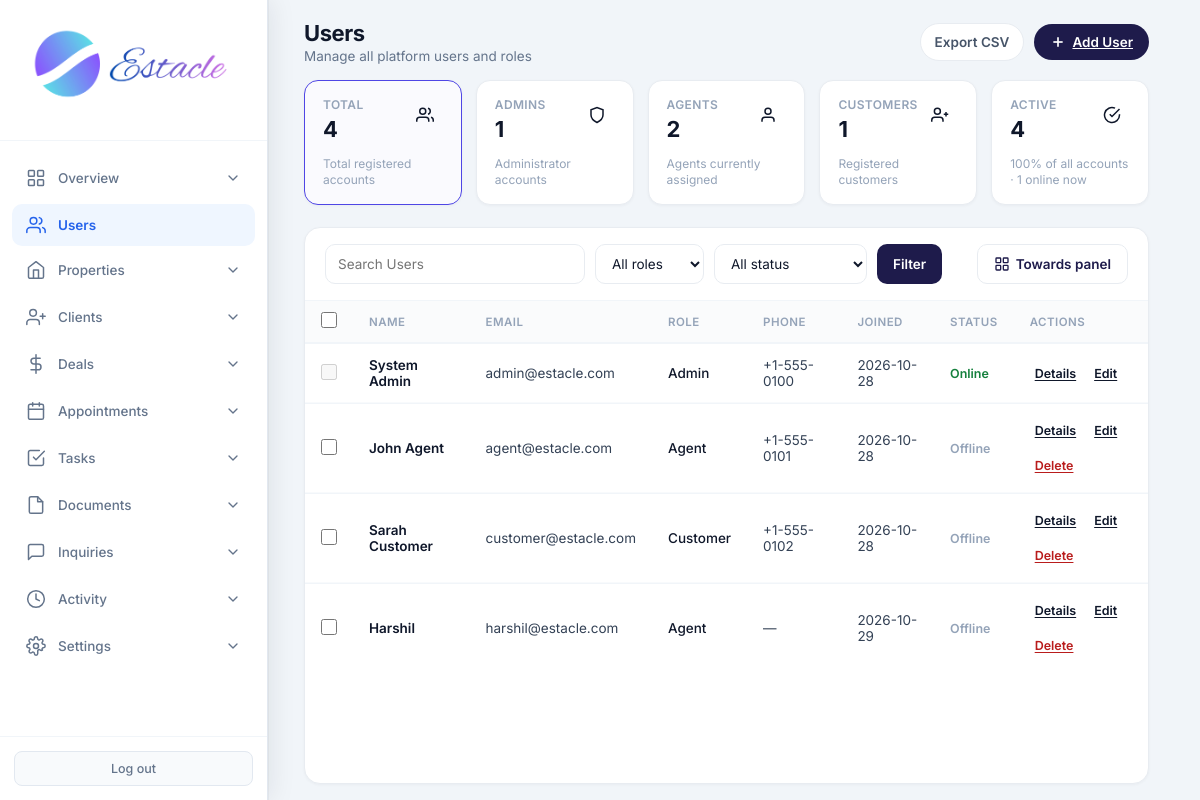
Page /admin/users (signed in) on the committed database.
### tables this page shows
CREATE TABLE users (
            id INTEGER PRIMARY KEY AUTOINCREMENT,
            email TEXT UNIQUE NOT NULL,
            password TEXT NOT NULL,
            full_name TEXT NOT NULL,
            role TEXT NOT NULL CHECK(role IN ('admin', 'agent', 'customer')),
            phone TEXT,
            created_at TIMESTAMP DEFAULT CURRENT_TIMESTAMP,
            is_active INTEGER DEFAULT 1
        , avatar TEXT, last_seen TIMESTAMP, job_title TEXT, department TEXT, employee_id TEXT, license_no TEXT, commission_rate REAL, alt_phone TEXT, address TEXT, city TEXT, state TEXT, country TEXT, postal_code TEXT, notes TEXT, hire_date TEXT, timezone TEXT);

### routes/admin/dashboard.py (the view)
@admin.route('/admin/users')
@login_required
@role_required('admin')
def admin_users():
    db = get_db()
    migrate_db()
    q = request.args.get('q', '').strip()
    role_filter = request.args.get('role', '').strip()
    status_filter = request.args.get('status', '').strip()
    online_sql = (
        "last_seen IS NOT NULL AND "
        "datetime(last_seen) >= datetime('now', '-10 minutes')"
    )
    sql = (
        'SELECT id, full_name, email, role, phone, created_at, is_active, last_seen, avatar, '
        f'CASE WHEN {online_sql} THEN 1 ELSE 0 END AS is_online '
        'FROM users WHERE 1=1'
    )
    params = []
    if q:
        sql += ' AND (full_name LIKE ? OR email LIKE ? OR phone LIKE ?)'
        params.extend([f'%{q}%', f'%{q}%', f'%{q}%'])
    if role_filter in ('admin', 'agent', 'customer'):
        sql += ' AND role = ?'
        params.append(role_filter)
    if status_filter == 'active':
        sql += ' AND is_active = 1'
    elif status_filter == 'inactive':
        sql += ' AND is_active = 0'
    elif status_filter == 'online':
        sql += f' AND ({online_sql})'
    elif status_filter == 'offline':
        sql += f' AND NOT ({online_sql})'
    sql += ' ORDER BY created_at ASC'
    users = db.execute(sql, params).fetchall()
    total = db.execute('SELECT COUNT(*) FROM users').fetchone()[0]
    active_count = db.execute('SELECT COUNT(*) FROM users WHERE is_active = 1').fetchone()[0]
    online_count = db.execute(
        f'SELECT COUNT(*) FROM users WHERE {online_sql}'
    ).fetchone()[0]
    pct = round((active_count / total) * 100) if total else 0
    stats = {
        'total': total,
        'admins': db.execute("SELECT COUNT(*) FROM users WHERE role = 'admin'").fetchone()[0],
        'agents': db.execute("SELECT COUNT(*) FROM users WHERE role = 'agent'").fetchone()[0],
        'customers': db.execute("SELECT COUNT(*) FROM users WHERE role = 'customer'").fetchone()[0],
        'active': active_count,
        'online': online_count,
        'active_pct': pct,
    }
    view = request.args.get('view', '').strip()
    return render_template(
        'admin_users.html', users=users, q=q, role_filter=role_filter,
        status_filter=status_filter, stats=stats, view=view
    )

### templates/admin_users.html (shortened to what this page needs)
<!DOCTYPE html>
<html lang="en">
<head>
    <link rel="stylesheet" href="{{ url_for('static', filename='css/admin.css') }}">
</head>
<body>
<div class="app-layout">
    {% set active = 'users' %}
    {% include 'partials/admin_sidebar.html' %}
    <main class="main-content">
        <header class="top-bar dash-top">
            <div>
                <h1 class="page-title">Users</h1>
                <p class="page-subtitle">Manage all platform users and roles</p>
            </div>
            <div class="top-actions">
                <a href="{{ url_for('admin.admin_export_users') }}" class="btn-export">Export CSV</a>
                <a href="{{ url_for('admin.admin_add_user') }}" class="btn-create">
                    <svg viewBox="0 0 24 24" fill="none" stroke="currentColor" stroke-width="2.5"><line x1="12" y1="5" x2="12" y2="19"/><line x1="5" y1="12" x2="19" y2="12"/></svg>
                    Add User
                </a>
            </div>
        </header>
        <div class="page-wrap">
            <div class="stat-row">
                <a class="stat-card {% if not role_filter and not status_filter %}active-filter{% endif %}" href="{{ url_for('admin.admin_users', view=view) }}">
                    <div class="stat-card-top">
                        <div><p class="label">Total</p><p class="value">{{ stats.total }}</p></div>
                        <div class="stat-icon total"><svg viewBox="0 0 24 24" fill="none" stroke="currentColor" stroke-width="2"><path d="M17 21v-2a4 4 0 0 0-4-4H5a4 4 0 0 0-4 4v2"/><circle cx="9" cy="7" r="4"/><path d="M23 21v-2a4 4 0 0 0-3-3.87"/><path d="M16 3.13a4 4 0 0 1 0 7.75"/></svg></div>
                    </div>
                    <p class="sub">Total registered accounts</p>
                </a>
                <a class="stat-card {% if role_filter == 'admin' %}active-filter{% endif %}" href="{{ url_for('admin.admin_users', role='admin', view=view) }}">
                    <div class="stat-card-top">
                        <div><p class="label">Admins</p><p class="value">{{ stats.admins }}</p></div>
                        <div class="stat-icon admins"><svg viewBox="0 0 24 24" fill="none" stroke="currentColor" stroke-width="2"><path d="M12 22s8-4 8-10V5l-8-3-8 3v7c0 6 8 10 8 10z"/></svg></div>
                    </div>
                    <p class="sub">Administrator accounts</p>
                </a>
                <a class="stat-card {% if role_filter == 'agent' %}active-filter{% endif %}" href="{{ url_for('admin.admin_users', role='agent', view=view) }}">
                    <div class="stat-card-top">
                        <div><p class="label">Agents</p><p class="value">{{ stats.agents }}</p></div>
                        <div class="stat-icon agents"><svg viewBox="0 0 24 24" fill="none" stroke="currentColor" stroke-width="2"><path d="M20 21v-2a4 4 0 0 0-4-4H8a4 4 0 0 0-4 4v2"/><circle cx="12" cy="7" r="4"/></svg></div>
                    </div>
                    <p class="sub">Agents currently assigned</p>
                </a>
                <a class="stat-card {% if role_filter == 'customer' %}active-filter{% endif %}" href="{{ url_for('admin.admin_users', role='customer', view=view) }}">
                    <div class="stat-card-top">
                        <div><p class="label">Customers</p><p class="value">{{ stats.customers }}</p></div>
                        <div class="stat-icon customers"><svg viewBox="0 0 24 24" fill="none" stroke="currentColor" stroke-width="2"><path d="M16 21v-2a4 4 0 0 0-4-4H5a4 4 0 0 0-4 4v2"/><circle cx="8.5" cy="7" r="4"/><line x1="20" y1="8" x2="20" y2="14"/><line x1="23" y1="11" x2="17" y2="11"/></svg></div>
                    </div>
                    <p class="sub">Registered customers</p>
                </a>
                <a class="stat-card {% if status_filter == 'active' %}active-filter{% endif %}" href="{{ url_for('admin.admin_users', status='active', view=view) }}">
                    <div class="stat-card-top">
                        <div><p class="label">Active</p><p class="value">{{ stats.active }}</p></div>
                        <div class="stat-icon active"><svg viewBox="0 0 24 24" fill="none" stroke="currentColor" stroke-width="2"><path d="M22 11.08V12a10 10 0 1 1-5.93-9.14"/><polyline points="22 4 12 14.01 9 11.01"/></svg></div>
                    </div>
                    <p class="sub">{{ stats.active_pct }}% of all accounts · {{ stats.online }} online now</p>
                </a>
            </div>
            <div class="panel-card users-panel">
                {% if view == 'cards' %}
                <div class="panel-toolbar">
                    <form method="GET" action="{{ url_for('admin.admin_users') }}" class="filter-form">
                        <input type="hidden" name="view" value="cards">
                        <input type="search" name="q" value="{{ q or '' }}" placeholder="Search Users">
                        <select name="role">
                            <option value="">All roles</option>
                            <option value="admin" {% if role_filter == 'admin' %}selected{% endif %}>Admin</option>
                            <option value="agent" {% if role_filter == 'agent' %}selected{% endif %}>Agent</option>
                            <option value="customer" {% if role_filter == 'customer' %}selected{% endif %}>Customer</option>
                        </select>
                        <select name="status">
                            <option value="">All status</option>
                            <option value="active" {% if status_filter == 'active' %}selected{% endif %}>Account active</option>
                            <option value="inactive" {% if status_filter == 'inactive' %}selected{% endif %}>Account inactive</option>
                            <option value="online" {% if status_filter == 'online' %}selected{% endif %}>Online now</option>
                            <option value="offline" {% if status_filter == 'offline' %}selected{% endif %}>Offline</option>
                        </select>
                        <button type="submit" class="btn-filter">Filter</button>
                        {% if q or role_filter or status_filter %}
                        <a href="{{ url_for('admin.admin_users', view='cards') }}" class="btn-clear">Clear</a>
                        {% endif %}
                    </form>
                    <a href="{{ url_for('admin.admin_users', q=q, role=role_filter, status=status_filter) }}" class="btn-towards-panel">
                        ← Back to table
                    </a>
                </div>
                <div class="users-cards-scroll">
                <div class="users-cards">
                    {% for u in users %}
                    <div class="user-card"
                         data-id="{{ u.id }}"
                         data-name="{{ u.full_name|e }}"
                         data-email="{{ u.email|e }}"
                         data-role="{{ u.role }}"
                         data-phone="{{ (u.phone or '—')|e }}"
                         data-joined="{{ u.created_at[:10] if u.created_at else '—' }}"
                         data-online="{{ '1' if u.is_online else '0' }}"
                         data-active="{{ '1' if u.is_active else '0' }}"
                         data-avatar="{% if u.avatar %}{% if u.avatar.startswith('http') %}{{ u.avatar }}{% else %}{{ url_for('static', filename='uploads/avatars/' + u.avatar) }}{% endif %}{% endif %}">
                        <div class="user-card-photo">
                            {% if u.avatar %}
                            <img src="{% if u.avatar.startswith('http') %}{{ u.avatar }}{% else %}{{ url_for('static', filename='uploads/avatars/' + u.avatar) }}{% endif %}" alt="{{ u.full_name }}">
                            {% else %}
                            {{ (u.full_name or '?')[:1]|upper }}
                            {% endif %}
                        </div>
                        <p class="user-card-name">{{ u.full_name }}</p>
                        <p class="user-card-email">{{ u.email }}</p>
                        <p class="user-card-meta">{{ u.role|capitalize }} · {{ u.phone or 'No phone' }}</p>
                        <p class="user-card-meta">{% if u.is_online %}<span class="presence online">Online</span>{% else %}<span class="presence offline">Offline</span>{% endif %}{% if not u.is_active %} · Inactive{% endif %}</p>
                        <a href="{{ url_for('admin.admin_user_detail', user_id=u.id) }}" class="btn-details">Details</a>
                    </div>
                    {% else %}
                    <p class="empty" style="grid-column:1/-1;text-align:center;color:#94a3b8;padding:32px">No users found</p>
                    {% endfor %}
                </div>
                </div>
                {% else %}
                <div class="panel-toolbar">
                    <form method="GET" action="{{ url_for('admin.admin_users') }}" class="filter-form">
                        <input type="search" name="q" value="{{ q or '' }}" placeholder="Search Users">
                        <select name="role">
                            <option value="">All roles</option>
                        </select>
                        <select name="status">
                            <option value="">All status</option>
                        </select>
                        <button type="submit" class="btn-filter">Filter</button>
                    </form>
                    <a href="{{ url_for('admin.admin_users', view='cards', q=q, role=role_filter, status=status_filter) }}" class="btn-towards-panel">
                        <svg viewBox="0 0 24 24" fill="none" stroke="currentColor" stroke-width="2"><rect x="3" y="3" width="7" height="7" rx="1"/><rect x="14" y="3" width="7" height="7" rx="1"/><rect x="3" y="14" width="7" height="7" rx="1"/><rect x="14" y="14" width="7" height="7" rx="1"/></svg>
                        Towards panel
                    </a>
                </div>
                <form method="POST" action="{{ url_for('admin.admin_bulk_users') }}" id="usersBulkForm">
                <div class="table-scroll">
                    <table class="users-table">
                        <thead>
                            <tr>
                                <th style="width:36px"><input type="checkbox" id="usersSelectAll" title="Select all"></th>
                                <th>Name</th><th>Email</th><th>Role</th><th>Phone</th><th>Joined</th><th>Status</th><th>Actions</th>
                            </tr>
                        </thead>
                        <tbody>
                            {% for u in users %}
                            <tr>
                                <td><input type="checkbox" name="user_ids" value="{{ u.id }}" class="user-row-check" {% if u.id == session.get('user_id') %}disabled title="Cannot select yourself"{% endif %}></td>
                                <td><span class="user-name">{{ u.full_name }}</span></td>
                                <td>{{ u.email }}</td>
                                <td><span class="badge badge-{{ u.role }}">{{ u.role }}</span></td>
                                <td>{{ u.phone or '—' }}</td>
                                <td>{{ u.created_at[:10] if u.created_at else '—' }}</td>
                                <td>
                                    {% if u.is_online %}<div class="presence online">Online</div>{% else %}<div class="presence offline">Offline</div>{% endif %}
                                </td>
                                <td>
                                    <div class="actions-cell">
                                        <a href="{{ url_for('admin.admin_user_detail', user_id=u.id) }}" class="btn-sm btn-info">Details</a>
                                        <a href="{{ url_for('admin.admin_edit_user', user_id=u.id) }}" class="btn-sm btn-edit">Edit</a>
                                        {% if u.id != session.get('user_id') %}
                                        <button type="button" class="btn-sm btn-edit" style="color:#b91c1c" onclick="deleteUser({{ u.id }})">Delete</button>
                                        {% endif %}
                                    </div>
                                </td>
                            </tr>
                            {% else %}
                            <tr><td colspan="8" class="empty">No users found</td></tr>
                            {% endfor %}
                        </tbody>
                    </table>
                </div>
                </form>
                {% endif %}
            </div>
        </div>
    </main>
</div>
</body>
</html>

### rows in the picture
users: full_name "System Admin", email "admin@estacle.com", role "Admin", phone "+1-555-0100", created_at "2026-10-28", shows "Online"
users: full_name "John Agent", email "agent@estacle.com", role "Agent", phone "+1-555-0101", created_at "2026-10-28", shows "Offline"
users: full_name "Sarah Customer", email "customer@estacle.com", role "Customer", phone "+1-555-0102", created_at "2026-10-28", shows "Offline"
users: full_name "Harshil", email "harshil@estacle.com", role "Agent", phone "—", created_at "2026-10-29", shows "Offline"

### other values in the picture
{{ stats.total }} "4"
{{ stats.admins }} "1"
{{ stats.agents }} "2"
{{ stats.customers }} "1"
{{ stats.active }} "4"
{{ stats.active_pct }} "100"
{{ stats.online }} "1"
